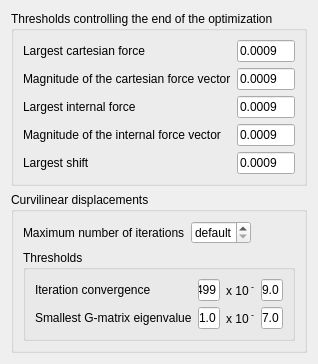
       <widget class="QWidget" name="pageAdvanced1">
        <property name="geometry">
         <rect>
          <x>0</x>
          <y>0</y>
          <width>100</width>
          <height>30</height>
         </rect>
        </property>
        <layout class="QVBoxLayout">
         <item>
          <widget class="Q3GroupBox" name="groupBox134">
           <property name="title">
            <string>Thresholds controlling the end of the optimization</string>
           </property>
           <layout class="QGridLayout">
            <item row="0" column="1">
             <widget class="QLineEdit" name="LineEditREFT1">
              <property name="whatsThis">
               <string>&lt;p&gt;Sets the limit for the largest cartesian force to consider the geometry to be optimized.&lt;/p&gt;    
    
&lt;p&gt;Corresponding RELAX keyword: &lt;b&gt;REFT&lt;/b&gt;.&lt;/p&gt;</string>
              </property>
              <property name="text">
               <string>0.0009</string>
              </property>
             </widget>
            </item>
            <item row="2" column="1">
             <widget class="QLineEdit" name="LineEditREFT3">
              <property name="whatsThis">
               <string>&lt;p&gt;Sets the limit for the largest internal force to consider the geometry to be optimized.&lt;/p&gt;    
    
&lt;p&gt;Corresponding RELAX keyword: &lt;b&gt;REFT&lt;/b&gt;.&lt;/p&gt;</string>
              </property>
              <property name="text">
               <string>0.0009</string>
              </property>
             </widget>
            </item>
            <item row="1" column="0">
             <widget class="QLabel" name="textLabel4_2">
              <property name="text">
               <string>Magnitude of the cartesian force vector</string>
              </property>
              <property name="wordWrap">
               <bool>false</bool>
              </property>
             </widget>
            </item>
            <item row="3" column="0">
             <widget class="QLabel" name="textLabel4_4">
              <property name="text">
               <string>Magnitude of the internal force vector</string>
              </property>
              <property name="wordWrap">
               <bool>false</bool>
              </property>
             </widget>
            </item>
            <item row="1" column="1">
             <widget class="QLineEdit" name="LineEditREFT2">
              <property name="whatsThis">
               <string>&lt;p&gt;Sets the limit for the magnitude of the cartesian force vector to consider the geometry to be optimized.&lt;/p&gt;    
    
&lt;p&gt;Corresponding RELAX keyword: &lt;b&gt;REFT&lt;/b&gt;.&lt;/p&gt;</string>
              </property>
              <property name="text">
               <string>0.0009</string>
              </property>
             </widget>
            </item>
            <item row="3" column="1">
             <widget class="QLineEdit" name="LineEditREFT4">
              <property name="whatsThis">
               <string>&lt;p&gt;Sets the limit for the magnitude of the internal force vector to consider the geometry to be optimized.&lt;/p&gt;    
    
&lt;p&gt;Corresponding RELAX keyword: &lt;b&gt;REFT&lt;/b&gt;.&lt;/p&gt;</string>
              </property>
              <property name="text">
               <string>0.0009</string>
              </property>
             </widget>
            </item>
            <item row="4" column="0">
             <widget class="QLabel" name="textLabel4_5">
              <property name="text">
               <string>Largest shift</string>
              </property>
              <property name="wordWrap">
               <bool>false</bool>
              </property>
             </widget>
            </item>
            <item row="4" column="1">
             <widget class="QLineEdit" name="LineEditREFT5">
              <property name="whatsThis">
               <string>&lt;p&gt;Sets the limit for the largest shift in internal coordinates to consider the geometry to be optimized.&lt;/p&gt;    
    
&lt;p&gt;Corresponding RELAX keyword: &lt;b&gt;REFT&lt;/b&gt;.&lt;/p&gt;</string>
              </property>
              <property name="text">
               <string>0.0009</string>
              </property>
             </widget>
            </item>
            <item row="0" column="0">
             <widget class="QLabel" name="textLabel4">
              <property name="text">
               <string>Largest cartesian force</string>
              </property>
              <property name="wordWrap">
               <bool>false</bool>
              </property>
             </widget>
            </item>
            <item row="2" column="0">
             <widget class="QLabel" name="textLabel4_3">
              <property name="text">
               <string>Largest internal force</string>
              </property>
              <property name="wordWrap">
               <bool>false</bool>
              </property>
             </widget>
            </item>
           </layout>
          </widget>
         </item>
         <item>
          <widget class="Q3GroupBox" name="groupBox135">
           <property name="title">
            <string>Curvilinear displacements</string>
           </property>
           <layout class="QVBoxLayout">
            <item>
             <layout class="QHBoxLayout">
              <item>
               <widget class="QLabel" name="textLabel5">
                <property name="text">
                 <string>Maximum number of iterations</string>
                </property>
                <property name="wordWrap">
                 <bool>false</bool>
                </property>
               </widget>
              </item>
              <item>
               <widget class="QSpinBox" name="SpinBoxITER">
                <property name="sizePolicy">
                 <sizepolicy hsizetype="Maximum" vsizetype="Fixed">
                  <horstretch>0</horstretch>
                  <verstretch>0</verstretch>
                 </sizepolicy>
                </property>
                <property name="whatsThis">
                 <string>&lt;p&gt;Sets the maximum number of iterations to use for refining the curvilinear displacements. The default value is 15.&lt;/p&gt;    
    
&lt;p&gt;Corresponding RELAX keyword: &lt;b&gt;ITER&lt;/b&gt;.&lt;/p&gt;</string>
                </property>
                <property name="buttonSymbols">
                 <enum>QAbstractSpinBox::UpDownArrows</enum>
                </property>
                <property name="specialValueText">
                 <string>default</string>
                </property>
                <property name="maximum">
                 <number>999</number>
                </property>
                <property name="value">
                 <number>0</number>
                </property>
               </widget>
              </item>
              <item>
               <spacer name="spacer155">
                <property name="orientation">
                 <enum>Qt::Horizontal</enum>
                </property>
                <property name="sizeType">
                 <enum>QSizePolicy::Expanding</enum>
                </property>
                <property name="sizeHint" stdset="0">
                 <size>
                  <width>40</width>
                  <height>20</height>
                 </size>
                </property>
               </spacer>
              </item>
             </layout>
            </item>
            <item>
             <widget class="Q3GroupBox" name="groupBox136">
              <property name="title">
               <string>Thresholds</string>
              </property>
              <layout class="QVBoxLayout">
               <item>
                <layout class="QGridLayout">
                 <item row="1" column="3">
                  <widget class="QLineEdit" name="LineEditTHRE4">
                   <property name="whatsThis">
                    <string>&lt;p&gt;Specifies the threshold for the smallest eigenvalue of the G-matrix.&lt;/p&gt;    
    
&lt;p&gt;Corresponding RELAX keyword: &lt;b&gt;THRE&lt;/b&gt;.&lt;/p&gt;</string>
                   </property>
                   <property name="text">
                    <string>7.0</string>
                   </property>
                  </widget>
                 </item>
                 <item row="1" column="1">
                  <widget class="QLineEdit" name="LineEditTHRE3">
                   <property name="whatsThis">
                    <string>&lt;p&gt;Specifies the threshold for the smallest eigenvalue of the G-matrix.&lt;/p&gt;    
    
&lt;p&gt;Corresponding RELAX keyword: &lt;b&gt;THRE&lt;/b&gt;.&lt;/p&gt;</string>
                   </property>
                   <property name="text">
                    <string>1.0</string>
                   </property>
                  </widget>
                 </item>
                 <item row="0" column="1">
                  <widget class="QLineEdit" name="LineEditTHRE1">
                   <property name="whatsThis">
                    <string>&lt;p&gt;Specifies the threshold for the convergence of the iterations for curvilinear displacements.&lt;/p&gt;    
    
&lt;p&gt;Corresponding RELAX keyword: &lt;b&gt;THRE&lt;/b&gt;.&lt;/p&gt;</string>
                   </property>
                   <property name="text">
                    <string>0.499</string>
                   </property>
                  </widget>
                 </item>
                 <item row="1" column="0">
                  <widget class="QLabel" name="textLabel8">
                   <property name="text">
                    <string>Smallest G-matrix eigenvalue</string>
                   </property>
                   <property name="wordWrap">
                    <bool>false</bool>
                   </property>
                  </widget>
                 </item>
                 <item row="0" column="2">
                  <widget class="QLabel" name="textLabel7">
                   <property name="text">
                    <string>x 10&lt;font size=&quot;+1&quot;&gt;&lt;sup&gt; -&lt;/sup&gt;&lt;/font&gt;</string>
                   </property>
                   <property name="wordWrap">
                    <bool>false</bool>
                   </property>
                  </widget>
                 </item>
                 <item row="1" column="2">
                  <widget class="QLabel" name="textLabel7_2">
                   <property name="text">
                    <string>x 10&lt;font size=&quot;+1&quot;&gt;&lt;sup&gt; -&lt;/sup&gt;&lt;/font&gt;</string>
                   </property>
                   <property name="wordWrap">
                    <bool>false</bool>
                   </property>
                  </widget>
                 </item>
                 <item row="0" column="3">
                  <widget class="QLineEdit" name="LineEditTHRE2">
                   <property name="whatsThis">
                    <string>&lt;p&gt;Specifies the threshold for the convergence of the iterations for curvilinear displacements.&lt;/p&gt;    
    
&lt;p&gt;Corresponding RELAX keyword: &lt;b&gt;THRE&lt;/b&gt;.&lt;/p&gt;</string>
                   </property>
                   <property name="text">
                    <string>9.0</string>
                   </property>
                  </widget>
                 </item>
                 <item row="0" column="0">
                  <widget class="QLabel" name="textLabel6">
                   <property name="text">
                    <string>Iteration convergence</string>
                   </property>
                   <property name="wordWrap">
                    <bool>false</bool>
                   </property>
                  </widget>
                 </item>
                </layout>
               </item>
              </layout>
             </widget>
            </item>
           </layout>
          </widget>
         </item>
         <item>
          <spacer name="spacer42">
           <property name="orientation">
            <enum>Qt::Vertical</enum>
           </property>
           <property name="sizeType">
            <enum>QSizePolicy::Expanding</enum>
           </property>
           <property name="sizeHint" stdset="0">
            <size>
             <width>20</width>
             <height>40</height>
            </size>
           </property>
          </spacer>
         </item>
        </layout>
       </widget>
